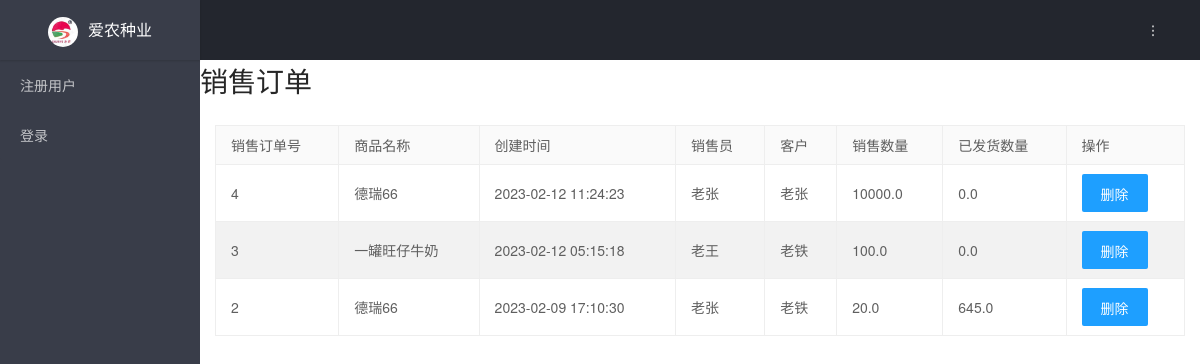
/sell_record/list, run on an earlier commit of the app's database.
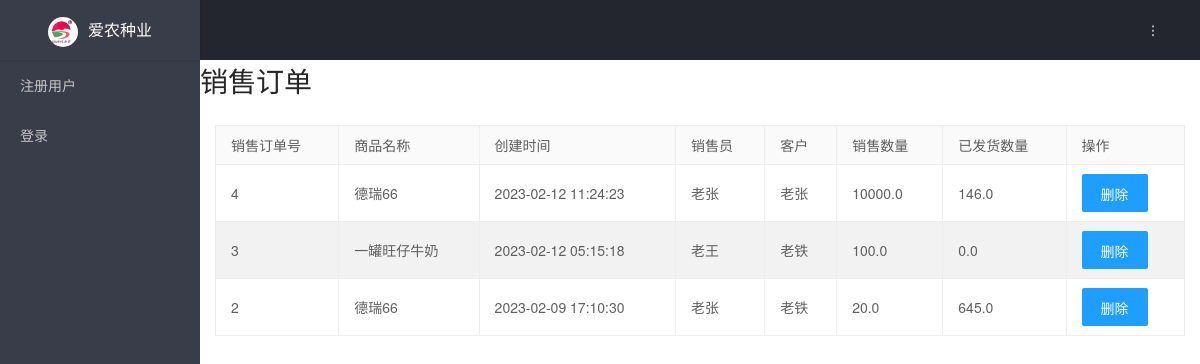
And on a later commit of the database.
### tables this page shows
CREATE TABLE sell_record(
    id INTEGER PRIMARY KEY AUTOINCREMENT,
    create_time TIMESTAMP NOT NULL DEFAULT CURRENT_TIMESTAMP,
    product_id INTEGER NOT NULL ,
    amount DOUBLE NOT NULL ,
    seller_id INTEGER NOT NULL,
    customer_id INTEGER NOT NULL,
    status TEXT NOT NULL,
    transported_amount DOUBLE default 0
);

CREATE TABLE product_def(
    id INTEGER PRIMARY KEY AUTOINCREMENT,
    name TEXT UNIQUE NOT NULL,
    unit TEXT NOT NULL,
    specification TEXT,
    price DOUBLE,
    creator TEXT NOT NULL,
    material_cost_conf TEXT
);

CREATE TABLE seller(
    id INTEGER PRIMARY KEY AUTOINCREMENT,
    name TEXT NOT NULL,
    cellphone TEXT
);

CREATE TABLE customer(
    id INTEGER PRIMARY KEY AUTOINCREMENT,
    name TEXT NOT NULL,
    cellphone TEXT,
    city TEXT,
    province TEXT,
    address TEXT
);

### transport/sell_record.py (the view)
@bp.route('/list')
def index():
    db = get_db()
    sellRecords = db.execute(
        'SELECT sr.id, sr.create_time, sr.amount,pd.name as product_name,sl.name as seller_name,cst.name as customer_name,sr.transported_amount as transported_amount'
        ' FROM sell_record sr left join product_def pd on sr.product_id=pd.id left join seller sl on sr.seller_id= sl.id left join customer cst on sr.customer_id=cst.id'
        ' ORDER BY sr.id DESC'
    ).fetchall()
    return render_template('sell_record/list.html', sellRecords=sellRecords)

### transport/auth.py (called while the page is built)
@bp.before_app_request
def load_logged_in_user():
    user_id = session.get('user_id')
    if user_id is None:
        g.user = None
    else:
        g.user = get_db().execute(
            'SELECT * FROM user WHERE id = ?', (user_id,)
        ).fetchone()

### transport/db.py (called while the page is built)
def get_db():
    if 'db' not in g:
        g.db = sqlite3.connect(
            current_app.config['DATABASE'],
            detect_types=sqlite3.PARSE_DECLTYPES
        )
        g.db.row_factory = sqlite3.Row
    return g.db

### transport/templates/sell_record/list.html (shortened to what this page needs)
{% extends 'base.html' %}
{% block header %}
  <h1>{% block title %}销售订单{% endblock %}</h1>
{% endblock %}
{% block content %}
<div class="page-body">
    <table class="layui-table" lay-even>
      <thead>
        <tr>
          <th>销售订单号</th>
          <th>商品名称</th>
          <th>创建时间</th>
          <th>销售员</th>
          <th>客户</th>
          <th>销售数量</th>
          <th>已发货数量</th>
          <th>操作</th>
        </tr>
      </thead>
      <tbody>
      {% for sellRecord in sellRecords %}
        <tr>
          <td>{{sellRecord['id']}}</td>
          <td>{{sellRecord['product_name']}}</td>
          <td>{{sellRecord['create_time']}}</td>
          <td>{{sellRecord['seller_name']}}</td>
          <td>{{sellRecord['customer_name']}}</td>
          <td>{{sellRecord['amount']}}</td>
          {% if sellRecord['transport_amount'] == None %}
          <td>0</td>
          {% else %}
          <td>{{sellRecord['transported_amount']}}</td>
          {% endif %}
          <td><input type="button" class="layui-btn layui-btn-normal" onclick="deleteSellRecord({{sellRecord['id']}})" value="删除" id="{{sellRecord['id']}}" /></td>
        </tr>
      {% endfor %}
      </tbody>
    </table>
</div>
{% endblock %}

What changed in the data, as far as the page shows it:
changed sell_record id 4: transported_amount "0.0" → "146.0"
